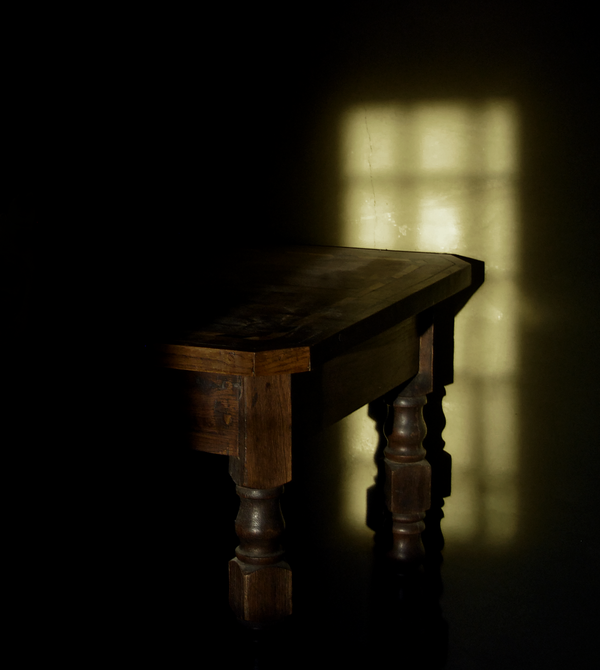
#> input picture 2015_07240.png, 600 x 670 px
$ python gamma_lowlight.py
#> lines starting #> are read from the running program, lines starting #| are printed output that depends on the picture; after the words box and inside, x2 and y2 are one past the last pixel; in counts of white or black regions, pixels touching at a corner belong together
import cv2
import numpy as np
import matplotlib.pyplot as plt

def luminance_normalize(Y_i):
    epsilon = 1
    # M = np.max(Y_i) + 1e-7
    M = np.max(Y_i) + epsilon # @@@ 이거 약간 애매하다. M이 Y의 max라고 했을 때, 1을 더하면 Y의 표현 범위를 넘는 거 아닌가?

    Y_L = (np.log(Y_i + epsilon) / np.log(M)).astype(np.float32)
    # print(np.any((Y_L < 0) | (Y_L > 1))) # False @@@ [0,1] 만족 -> clip 필요 없나? 근데 뒤에 분모, 분자 때문에 있어야 할 거 같기는 한데...

    # Y_L = np.clip(Y_L, 1e-7, 1.0)
    # Y_L = np.clip(Y_L, 0.0, 1.0)

    return Y_L

def optimize_gamma(region_values, region_std, gamma_range, initial_gamma = 1.0, max_iter=1000, tolerance = 1e-7):
    gamma = initial_gamma

    region_values = np.average(region_values)

    for _ in range(max_iter):
        # numerator = np.average(np.power(region_values, gamma) - region_std)
        # numerator = np.average(np.power(region_values, gamma)) - region_std
        numerator = np.power(region_values, gamma) - region_std
        denominator = np.average(np.power(region_values, gamma) * np.log(region_values + 1e-7))

        gamma_new = gamma - (numerator / denominator)
        gamma_new = np.clip(gamma_new, gamma_range[0] + 1e-7, gamma_range[1])

        if np.abs(gamma_new - gamma) < tolerance:
            break

        gamma = gamma_new

    return gamma

def fusion_corrected_images(gamma_d, gamma_b):
    y_d = np.zeros_like(Y_L)
    y_b = np.zeros_like(Y_L)

    y_d = np.power(Y_L, gamma_d)
    y_b = np.power(Y_L, gamma_b)

    W_std = 0.5
    W = np.exp(- np.power(y_b, 2) / (2 * (W_std ** 2)))
    W = W.astype(np.float32)

    # y_o = W * np.power(y_d, gamma_d) + (1 - W) * np.power(y_b, gamma_b)
    y_o = W * np.power(Y_L, gamma_d) + (1 - W) * np.power(Y_L, gamma_b)
    y_o = np.clip(y_o, 0.0, 1.0)

    return y_o, y_b

def adaptive_color_restoration():
    s = 1 - np.tanh(y_b)
    s = np.clip(s, 1e-7, 1.0)

    output_color = []

    for color in (I_B, I_G, I_R):
        I_o_color = y_o * np.power((color + 1e-7) / (Y_i + 1), s)
        print("--------")
        print("T/F: {}".format(np.power((color + 1e-7) / (Y_i + 1), s) > 1))
        print("--------")
        I_o_color = np.clip(I_o_color, 0, 1)
        I_o_color = I_o_color.astype(np.float32)
        output_color.append(I_o_color)

    output_image_bgr = cv2.merge(output_color)

    return output_image_bgr


# --- 2.0 ---
img = cv2.imread("2015_07240.png")
#> img is the input picture: shape (670, 600, 3); mean B, G, R 12.4, 23.1, 26.4

I_B, I_G, I_R = cv2.split(img) # dtype: uint8, range: 0~255
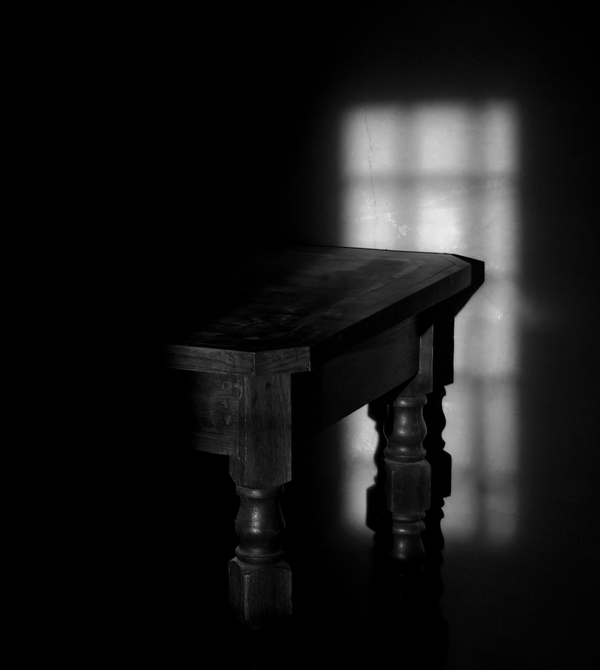
#> I_G: shape (670, 600); min 0, max 234, mean 23.1

# --- 2.1 luminance normalize ---
Y_i = (0.299 * I_R + 0.587 * I_G + 0.114 * I_B).astype(np.float32) # dtype: float64 -> float32

Y_L = luminance_normalize(Y_i)
#> in luminance_normalize, `M = np.max(Y_i) + epsilon`: M = 232.5
#> in luminance_normalize, `Y_L = (np.log(Y_i + epsilon) / np.log(M)).astype(np.float32)`:
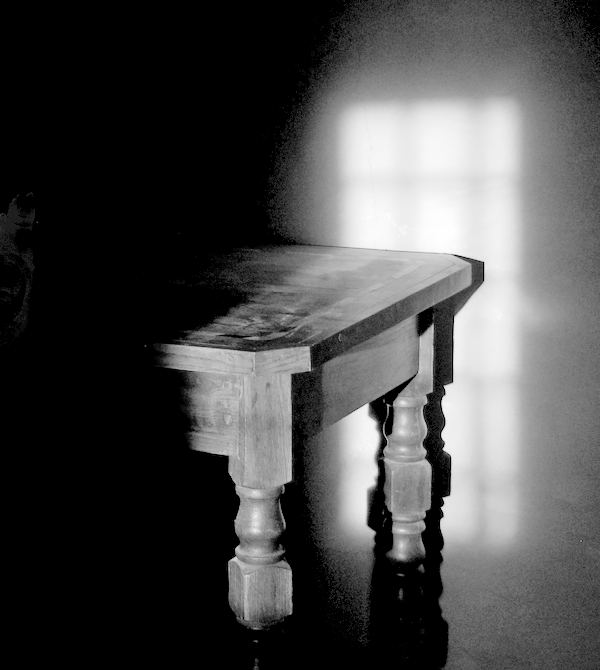
#> Y_L: shape (670, 600) float32; min 0, max 1, mean 0.289


# --- 2.2 optimal gamma correction parameter esimation ---
threshold = 0.5

dark_region_mask = Y_L <= threshold
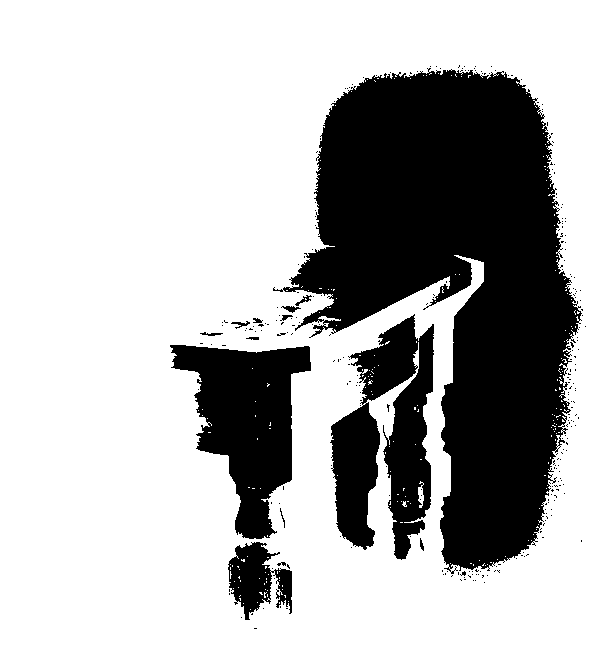
#> dark_region_mask: shape (670, 600) bool; 71.7% white; 287 black regions (273 under 20 px), largest, box (x1, y1, x2, y2) and area: (273, 68, 582, 574) 81066, (330, 314, 434, 560) 14538, (170, 345, 311, 539) 14306
bright_region_mask = Y_L > threshold

s_d = Y_L[dark_region_mask] # the vector of original pixel values in the dark range
s_b = Y_L[bright_region_mask]

std_dark = np.std(s_d) # the standard deviation of pixel values in the dark range
#> std_dark = 0.171
std_bright= 1 - std_dark
#> std_bright = 0.829

gamma_dark = optimize_gamma(s_d, std_dark, initial_gamma=1.0, gamma_range=(1e-7, 1.0))
#> in optimize_gamma, `region_values = np.average(region_values)`: region_values = 0.113
#> the loop in optimize_gamma, `for _ in range(max_iter):` made 5 passes
#> (numerator, denominator, gamma_new, gamma) on passes 1 to 4: (-0.0573, -0.247, 0.768, 0.768), (0.0172, -0.409, 0.81, 0.81), (0.000764, -0.373, 0.812, 0.812), (1.7e-06, -0.372, 0.812, 0.812)
#> (numerator, denominator, gamma_new) on pass 5: (7.78e-12, -0.372, 0.812)
#> gamma_dark = 0.812
gamma_bright = optimize_gamma(s_b, std_bright, initial_gamma=10.0, gamma_range=(1.0, 10.0))
#> the loop in optimize_gamma (call 2), `for _ in range(max_iter):` made 2 passes
#> (numerator, denominator, gamma_new, gamma) on pass 1: (-0.784, -0.014, 1, 1)
#> (numerator, denominator, gamma_new) on pass 2: (-0.0956, -0.227, 1)
#> gamma_bright = 1


# --- 2.3 Fusion of corrected images ---
y_o, y_b = fusion_corrected_images(gamma_dark, gamma_bright)
#> in fusion_corrected_images, `W = np.exp(- np.power(y_b, 2) / (2 * (W_std ** 2)))`:
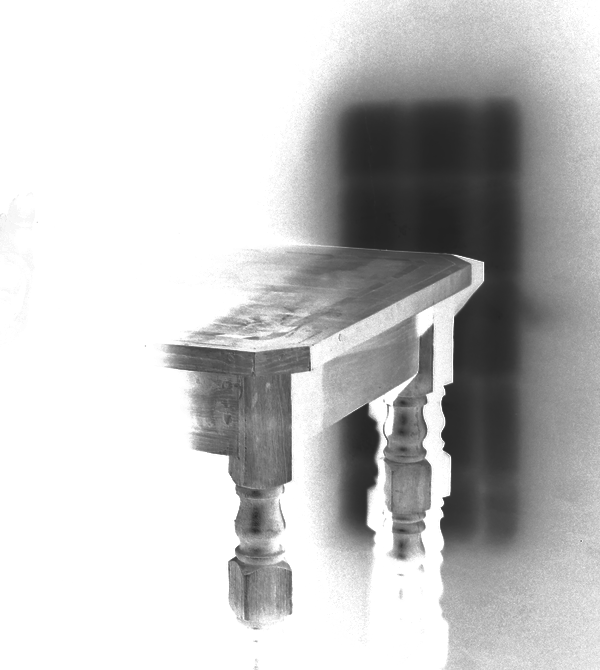
#> W: shape (670, 600) float32; min 0.135, max 1, mean 0.767


# --- 2.4 Adaptive color restoration ---
output_img = adaptive_color_restoration()
#> in adaptive_color_restoration, `s = 1 - np.tanh(y_b)`:
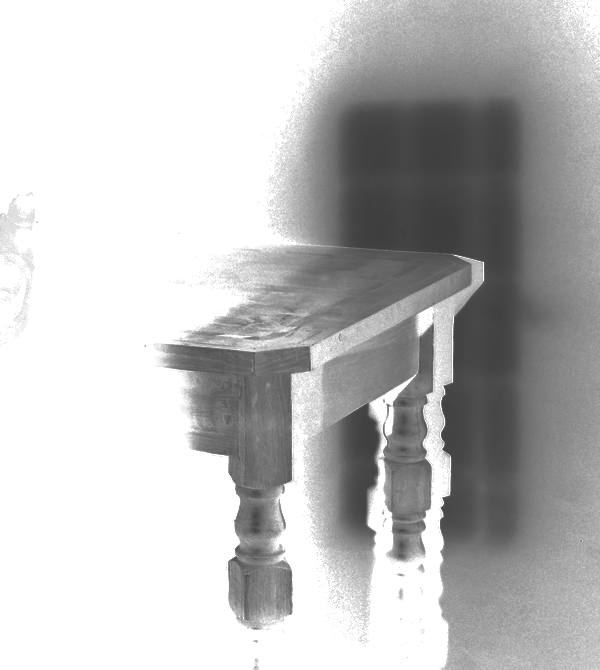
#> s: shape (670, 600) float32; min 0.238, max 1, mean 0.748
#> the loop in adaptive_color_restoration, `for color in (I_B, I_G, I_R):` made 3 passes
#> (printed output is left out)
#> pass 1, in adaptive_color_restoration, `I_o_color = np.clip(I_o_color, 0, 1)`:
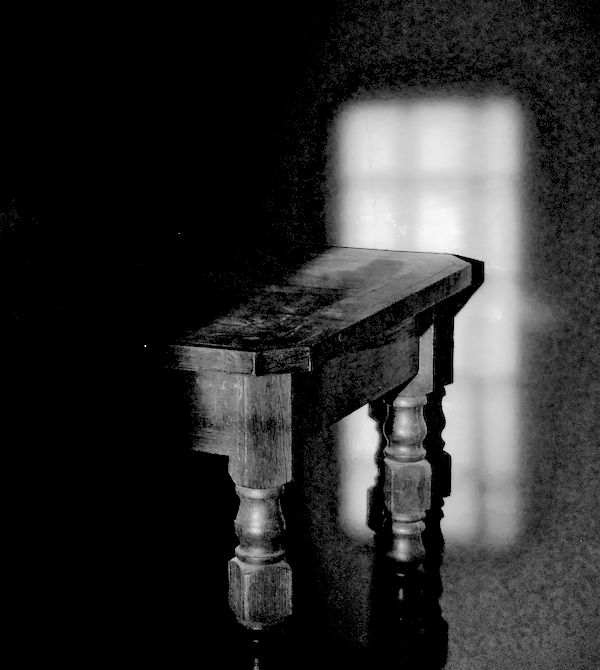
#> I_o_color: shape (670, 600) float64; min 0, max 1, mean 0.181
#> after the loop in adaptive_color_restoration, `for color in (I_B, I_G, I_R):`: output_color = 3 items
#> in adaptive_color_restoration, `output_image_bgr = cv2.merge(output_color)`:
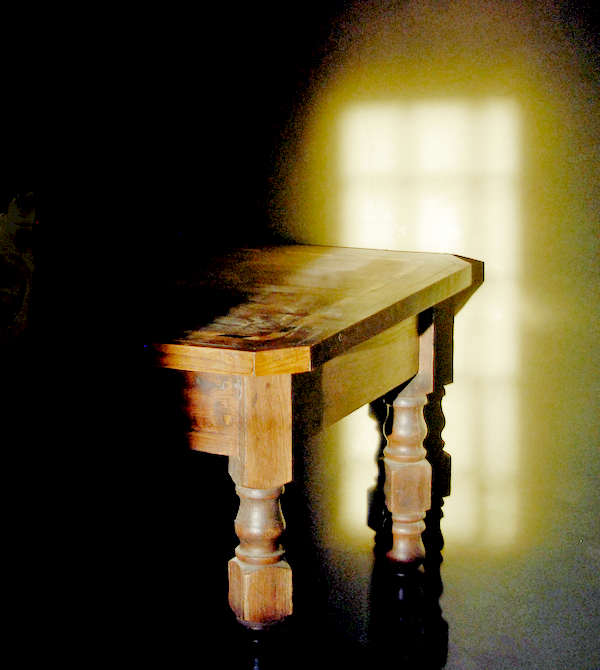
#> output_image_bgr: shape (670, 600, 3) float32; mean of channels 0, 1, 2 0.181, 0.291, 0.328; drawn as B, G, R

cv2.imshow("Output Image",output_img)
cv2.waitKey(0)
cv2.destroyAllWindows()

$ run again, with sample1.jpg saved as 2015_07240.png
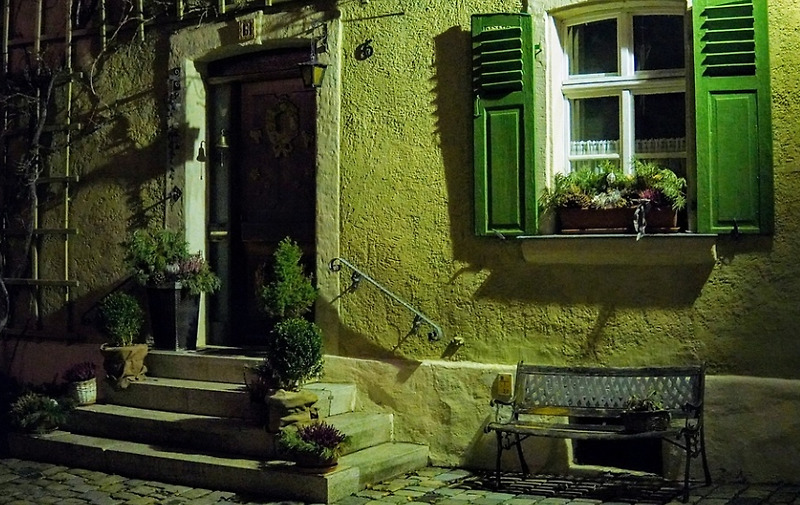
#> input picture sample1.jpg, 800 x 505 px
#> img is the input picture: shape (505, 800, 3); mean B, G, R 38.6, 70.9, 64
#> M = 255.2
#> `dark_region_mask = Y_L <= threshold`:
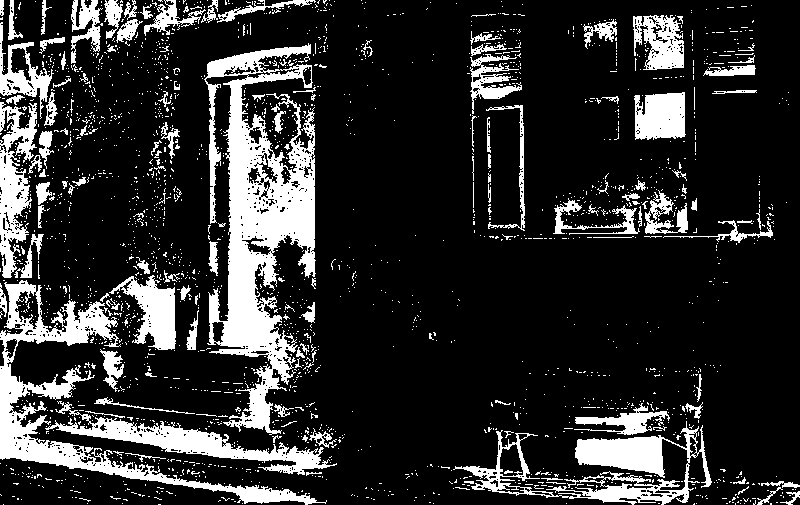
#> dark_region_mask: shape (505, 800) bool; 18.1% white; 2183 white regions (2047 under 20 px), largest, box (x1, y1, x2, y2) and area: (204, 43, 316, 435) 19193, (0, 280, 327, 505) 9893, (453, 421, 712, 505) 6317
#> std_dark = 0.115
#> std_bright = 0.885
#> region_values = 0.363
#> the loop in optimize_gamma, `for _ in range(max_iter):` made 1 pass
#> (numerator, denominator, gamma_new) on pass 1: (0.249, -0.368, 1)
#> gamma_dark = 1
#> the loop in optimize_gamma (call 2), `for _ in range(max_iter):` made 2 passes
#> (numerator, denominator, gamma_new, gamma) on pass 1: (-0.83, -0.016, 1, 1)
#> the loop in adaptive_color_restoration, `for color in (I_B, I_G, I_R):` made 3 passes
#> (printed output is left out)
#> after the loop in adaptive_color_restoration, `for color in (I_B, I_G, I_R):`: output_color = 3 items
#> in adaptive_color_restoration, `output_image_bgr = cv2.merge(output_color)`:
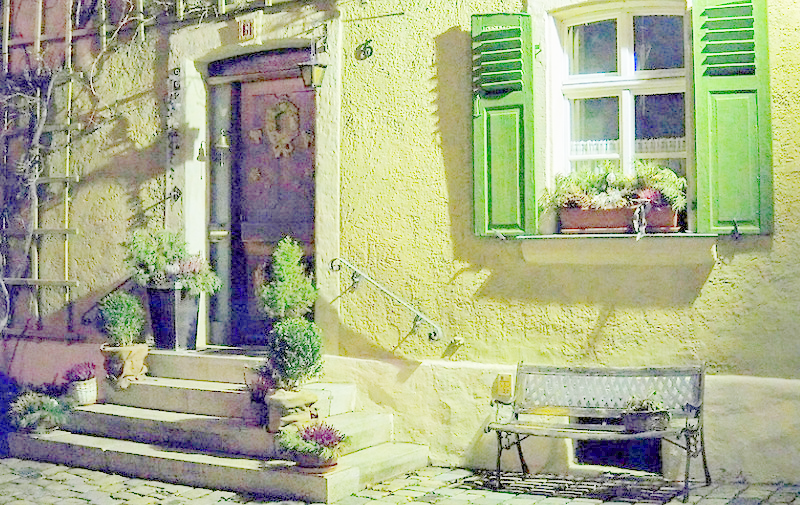
#> output_image_bgr: shape (505, 800, 3) float32; mean of channels 0, 1, 2 0.552, 0.685, 0.663; drawn as B, G, R

$ run again, with sample2.jpg saved as 2015_07240.png
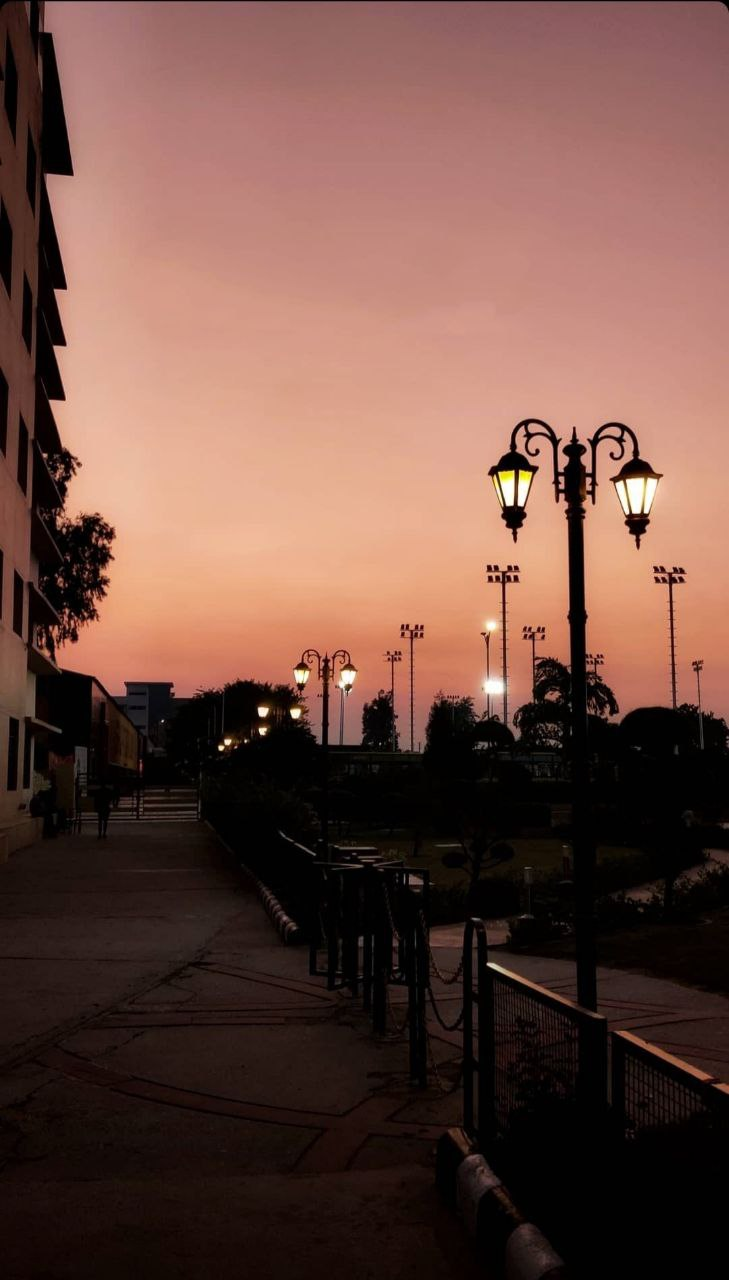
#> input picture sample2.jpg, 729 x 1280 px
#> img is the input picture: shape (1280, 729, 3); mean B, G, R 66, 75.5, 108.6
#> M = 256
#> `dark_region_mask = Y_L <= threshold`:
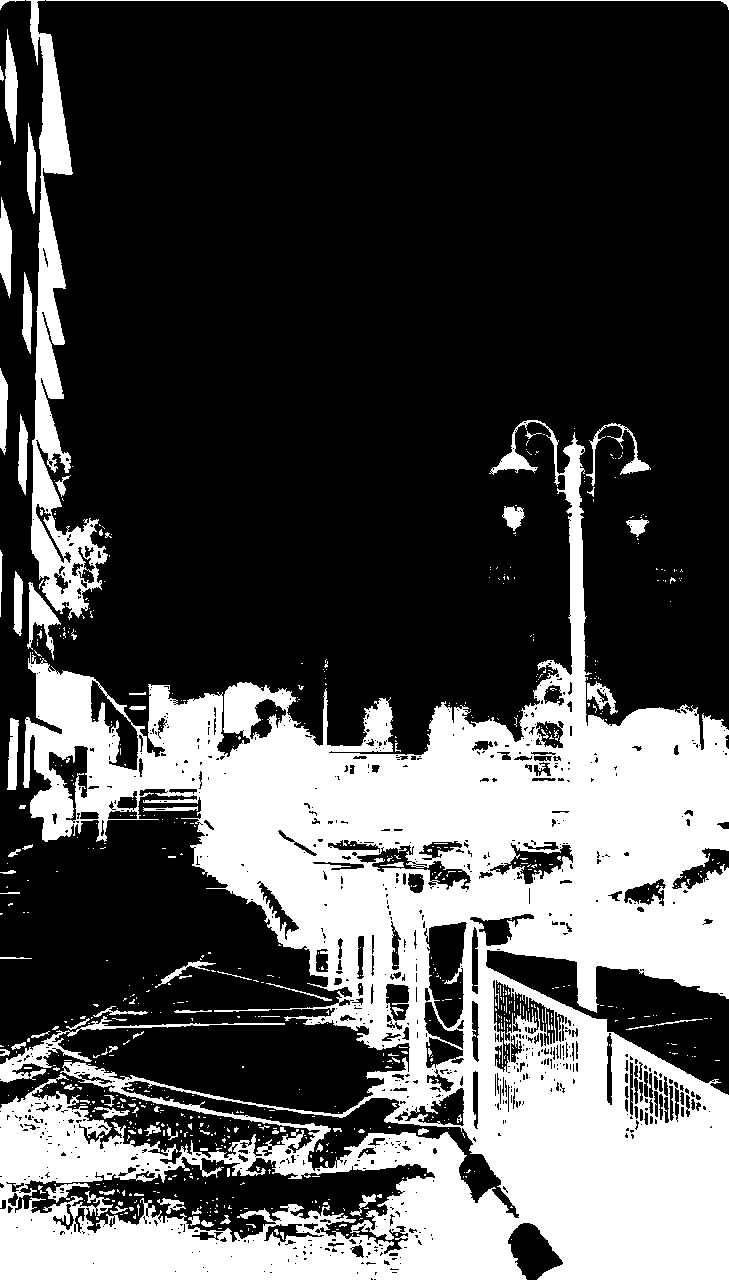
#> dark_region_mask: shape (1280, 729) bool; 30.6% white; 754 white regions (663 under 20 px), largest, box (x1, y1, x2, y2) and area: (0, 420, 729, 1280) 254744, (26, 0, 108, 620) 13773, (0, 1016, 285, 1083) 1929
#> std_dark = 0.146
#> std_bright = 0.854
#> region_values = 0.258
#> the loop in optimize_gamma, `for _ in range(max_iter):` made 1 pass
#> (numerator, denominator, gamma_new) on pass 1: (0.112, -0.35, 1)
#> gamma_dark = 1
#> the loop in optimize_gamma (call 2), `for _ in range(max_iter):` made 2 passes
#> (numerator, denominator, gamma_new, gamma) on pass 1: (-0.715, -0.0274, 1, 1)
#> the loop in adaptive_color_restoration, `for color in (I_B, I_G, I_R):` made 3 passes
#> (printed output is left out)
#> after the loop in adaptive_color_restoration, `for color in (I_B, I_G, I_R):`: output_color = 3 items
#> in adaptive_color_restoration, `output_image_bgr = cv2.merge(output_color)`:
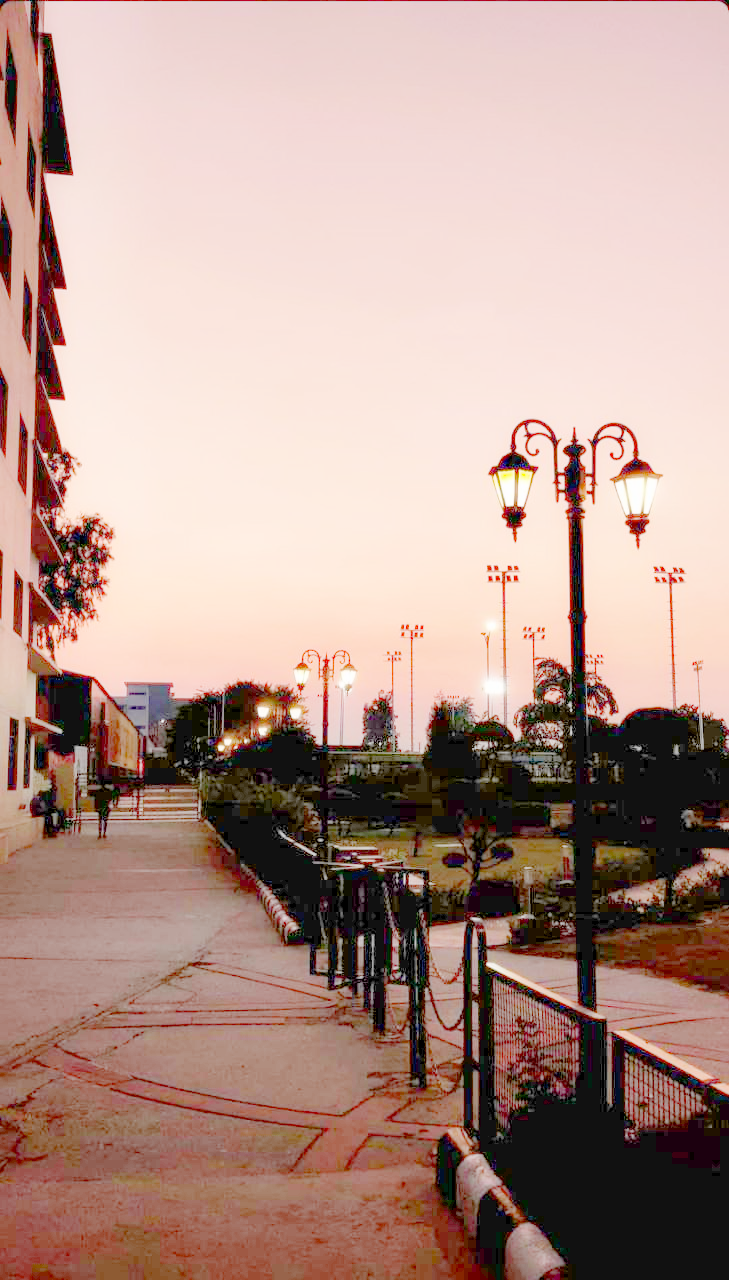
#> output_image_bgr: shape (1280, 729, 3) float32; mean of channels 0, 1, 2 0.558, 0.597, 0.713; drawn as B, G, R

$ run again, with sample3.jpg saved as 2015_07240.png
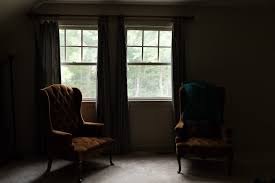
#> input picture sample3.jpg, 275 x 183 px
#> img is the input picture: shape (183, 275, 3); mean B, G, R 37.5, 43.8, 47.6
#> M = 255.2
#> dark_region_mask: shape (183, 275) bool; 39.4% white; 31 white regions (26 under 20 px), largest, box (x1, y1, x2, y2) and area: (0, 8, 275, 183) 19623, (196, 6, 240, 9) 44, (58, 55, 61, 84) 39, (56, 29, 59, 54) 31, (271, 7, 275, 15) 25
#> s_d = 19832 values, max 0.5 at index 13917, min 0 at index 1947, mean 0.378
#> std_dark = 0.101
#> std_bright = 0.899
#> region_values = 0.378
#> the loop in optimize_gamma, `for _ in range(max_iter):` made 1 pass
#> (numerator, denominator, gamma_new) on pass 1: (0.277, -0.368, 1)
#> gamma_dark = 1
#> the loop in optimize_gamma (call 2), `for _ in range(max_iter):` made 2 passes
#> (numerator, denominator, gamma_new, gamma) on pass 1: (-0.879, -0.00777, 1, 1)
#> the loop in adaptive_color_restoration, `for color in (I_B, I_G, I_R):` made 3 passes
#> (printed output is left out)
#> after the loop in adaptive_color_restoration, `for color in (I_B, I_G, I_R):`: output_color = 3 items
#> in adaptive_color_restoration, `output_image_bgr = cv2.merge(output_color)`:
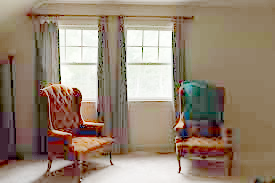
#> output_image_bgr: shape (183, 275, 3) float32; mean of channels 0, 1, 2 0.452, 0.524, 0.595; drawn as B, G, R
